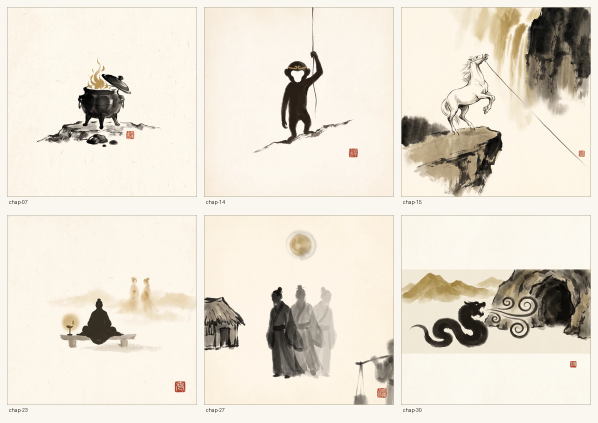
#> input picture archive/scripts/batches/w9xx/_w986_chap_sheet.png, 1196 x 846 px (shown at 1/2 size)
$ python _w974_probe_top.py _w986_chap_sheet.png
#> lines starting #> are read from the running program, lines starting #| are printed output that depends on the picture; after the words box and inside, x2 and y2 are one past the last pixel; in counts of white or black regions, pixels touching at a corner belong together
# -*- coding: utf-8 -*-
"""_w974_probe_top.py — 探针：查「主体顶」读数与 J2 顶部留白读数是否自洽

背景（W974）：prep 报 `plate-line-24-wudidong-topic` 主体顶 = 18 px（几乎不裁），
但 J1–J10 判据同时报该图 J2 顶部 10% 留白墨量 = 0.0000（顶部 160 px 纯纸面）。
两个读数**互相矛盾** ⇒ 必有一处口径错。本探针逐行实测，把「顶��」的真实来源定位出来。

口径差异点（探针要验证的）：
  · ink_top()  : mask = 差值 **> 26** ⇒ 墨迹；bbox[1] = 顶
  · ink_ratio(): near_px = 差值 **< 26**（histogram[:26]）⇒ 纸面；其余算墨量
  ⇒ 差值恰为 26 的像素：mask 不算墨迹（不抬高 bbox 顶），near_px 也不算纸面（算成墨量）
  ⇒ 两口径在 v == 26 处不一致 ⇒ 若存在此类像素，bbox 顶会**高于**实际可见墨迹顶（更保守）
    …… 但仍不该出现「bbox 顶 18」而「顶部 160 px 墨量 0」的组合。

用法：py -3 scripts/_w974_probe_top.py <png 路径>
"""
import os
import sys

from PIL import Image, ImageChops

PAPER = (250, 247, 240)
TOL = 26


def main():
    p = sys.argv[1]
    im = Image.open(p).convert("RGB")
#> im is the input picture: PIL image 1196x846 RGB; mean R, G, B 230.9, 223.8, 211.1
    w, h = im.size
#> w = 1196; h = 846
    d = ImageChops.difference(im, Image.new("RGB", im.size, PAPER))
    r, g, b = d.split()
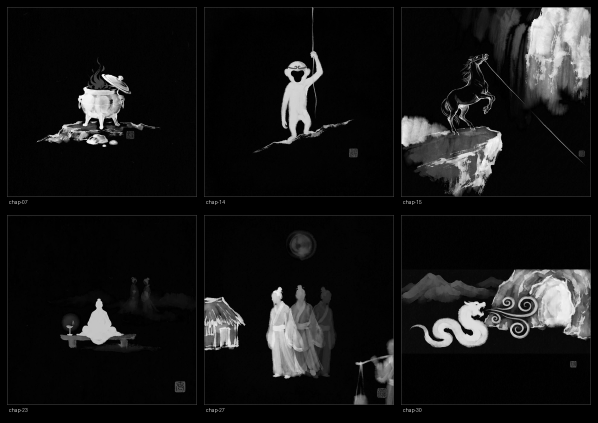
#> r: PIL image 1196x846 L (shown at 1/2 size); min 0, max 250, mean 22.1
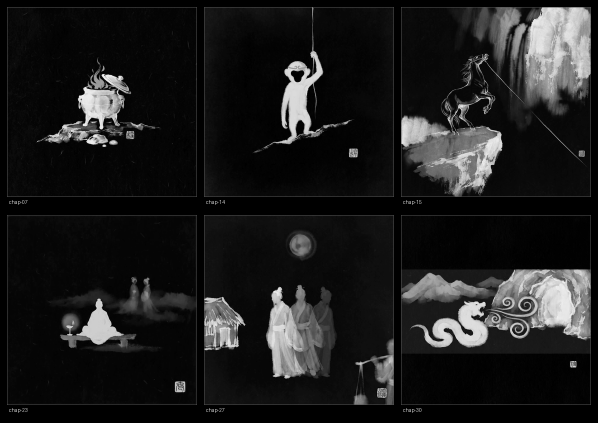
#> b: PIL image 1196x846 L (shown at 1/2 size); min 0, max 240, mean 29
    m = ImageChops.lighter(ImageChops.lighter(r, g), b)

    # 逐行统计：每行的「非纸面像素数」（差值 ≥ 26）与「差值 == 26 的像素数」
    print("=== %s（%dx%d）===" % (os.path.basename(p), w, h))
#| === _w986_chap_sheet.png（1196x846）===
    print("行号 | 差值>=26 的像素数 | 其中差值==26 | 该行最大差值")
    rows = []
    for y in range(0, min(h, 260)):
        line = [m.getpixel((x, y)) for x in range(w)]
        ge = sum(1 for v in line if v >= TOL)
        eq = sum(1 for v in line if v == TOL)
        mx = max(line)
        rows.append((y, ge, eq, mx))
#> this loop made 260 passes
#> (ge, eq, mx) on passes 1 to 3: (0, 0, 0), (0, 0, 0), (0, 0, 0)
#> after the loop, rows = 260 items, first 6: (0, 0, 0, 0), (1, 0, 0, 0), (2, 0, 0, 0), (3, 0, 0, 0), (4, 0, 0, 0), (5, 0, 0, 0)
    for y, ge, eq, mx in rows:
        if ge > 0 or y < 6 or y % 40 == 0:
            print("%4d | %6d | %6d | %4d" % (y, ge, eq, mx))

    mask = m.point(lambda v: 255 if v > TOL else 0)
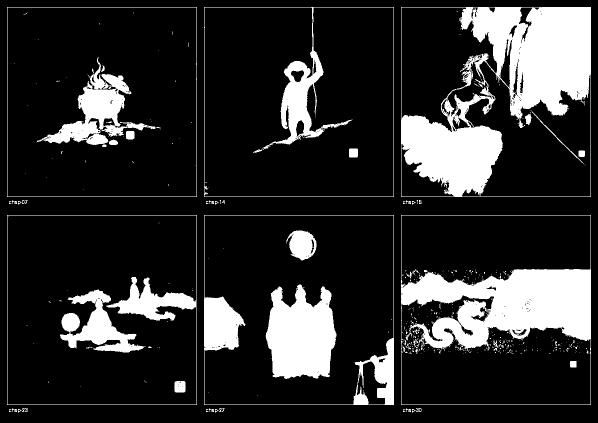
#> mask: PIL image 1196x846 L (shown at 1/2 size); 18.4% white; 462 white regions (410 under 20 px), largest, box (x1, y1, x2, y2) and area: (802, 14, 1182, 394) 64946, (802, 430, 1182, 810) 41452, (531, 569, 673, 758) 19969
    bbox = mask.getbbox()
#> bbox = (14, 14, 1182, 826)
    print("\nmask(>26) bbox = %s" % (bbox,))

    # 阈值敏感性：把墨迹阈值放宽到 12 看 bbox 顶怎么动
    for t in (12, 20, 26, 40):
        bb = m.point(lambda v: 255 if v > t else 0).getbbox()
        print("阈值 >%2d ⇒ bbox = %s" % (t, bb))

    # 顶部 10% 带的 ink_ratio（J2 同口径）
    band = int(h * 0.10)
#> band = 84
    reg = im.crop((0, 0, w, band)).convert("RGB")
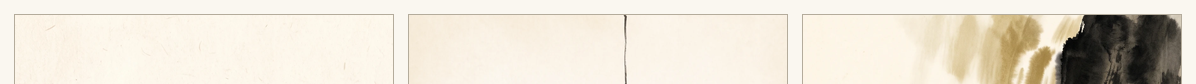
#> reg: PIL image 1196x84 RGB; mean R, G, B 231.5, 224.4, 211.1
    dd = ImageChops.difference(reg, Image.new("RGB", reg.size, PAPER))
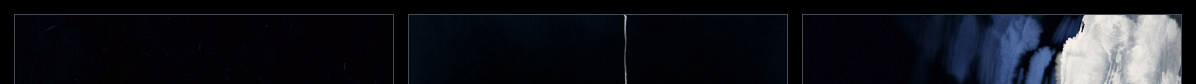
#> dd: PIL image 1196x84 RGB; mean R, G, B 20.5, 22.7, 28.9
    rr, gg, bb2 = dd.split()
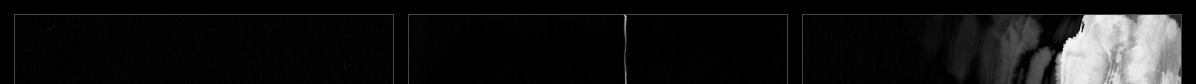
#> rr: PIL image 1196x84 L; min 0, max 250, mean 20.5
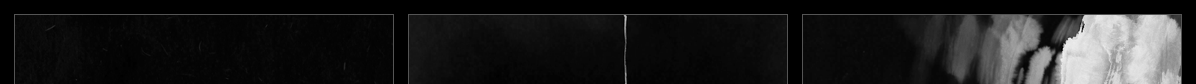
#> bb2: PIL image 1196x84 L; min 0, max 240, mean 28.9
    mm = ImageChops.lighter(ImageChops.lighter(rr, gg), bb2)
    hist = mm.histogram()
#> hist = 256 values, max 20664 at index 0, min 0 at index 1, mean 392.4
    near = sum(hist[:TOL])
#> near = 82772
    total = reg.size[0] * reg.size[1]
#> total = 100464
    print("\n顶部 %d px 带：接近纸底(<26) = %d / %d ⇒ ink_ratio = %.4f" % (
        band, near, total, 1.0 - near / total))
    print("该带内差值 >=26 的像素数 = %d" % (total - near))
    return 0


if __name__ == "__main__":
    sys.exit(main())
#> (the program exits here)
